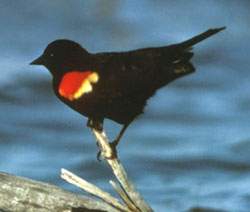
#> input picture tests/Redwingblackbird1.jpeg, 250 x 212 px
$ python asciifier.py tests/Redwingblackbird1.jpeg
#> lines starting #> are read from the running program, lines starting #| are printed output that depends on the picture
#> in main, image is the input picture: shape (212, 250, 3); mean R, G, B 93.3, 120.2, 133.8
"""
Converts images into their ASCII art representation, optionally with color,
using skimage for image processing and concurrent.futures for parallelization.
"""

import skimage as ski
import numpy.typing as npt
import numpy as np
import concurrent.futures
import argparse
from typing import Tuple, Optional, List, Dict, TextIO, Any

# Array of characters representing intensity levels for ASCII art.
LEVELS = np.array(list(""" .'`^",:;Il!i><~+_-?][}{1)(|\\/tfjrxnuvczXYUJCLQ0OZmwqpdbkhao*#MW&8%B@$"""))
# The total number of intensity levels available.
NUM_LEVELS = len(LEVELS)

def _process_row(gs_row: npt.NDArray[np.float64], rgb_row: Optional[npt.NDArray[np.uint8]]) -> str:
    """
    Processes a single row of image data into an ASCII string.

    Maps grayscale intensity values to ASCII characters from LEVELS.
    If RGB data is provided, it embeds ANSI color escape codes for each character.

    Args:
        gs_row: A 1D NumPy array representing a row of grayscale pixel intensities
                (typically float values between 0.0 and 1.0).
        rgb_row: An optional 1D NumPy array of shape (width, 3) representing
                 the RGB color values (0-255) for the corresponding row.
                 If None, only grayscale ASCII art is generated.

    Returns:
        A string representing the ASCII art for the input row, potentially
        including ANSI color codes.
    """
    # Map grayscale values (0-1) to indices in the LEVELS array
    indices: npt.NDArray[np.int_] = np.round(gs_row * NUM_LEVELS).astype(int) - 1
    # Clamp indices to be within the valid range for LEVELS
    indices = np.clip(indices, 0, NUM_LEVELS - 1)
    char_row: npt.NDArray[np.str_] = LEVELS[indices]

    # If color information is available, add ANSI escape codes
    if rgb_row is not None:
        # Create ANSI color escape sequences for each pixel
        ascii_color = np.array(
            [f"\x1b[38;2;{r};{g};{b}m" for (r, g, b) in rgb_row]
        )
        # Prepend color code to each character and append reset code
        line: npt.NDArray[np.str_] = np.add(ascii_color, char_row) + "\x1b[0m"
        char_row = line # type: ignore # Numpy string addition can be tricky for type checkers

    # Join the characters/colored characters into a single string line
    return "".join(char_row)

def convert(image: npt.NDArray[Any], output_file: str, out_dim: Tuple[int, int] = (256, 256)) -> None:
    """
    Converts an input image into ASCII art and saves it to a file.

    Resizes the image, converts it to grayscale (while potentially keeping
    color information), processes each row in parallel to generate ASCII characters
    (with optional color), and writes the resulting lines to the specified output file.

    Args:
        image: The input image as a NumPy array (can be grayscale or RGB).
               Expected dtypes are typically uint8 or float.
        output_file: The path to the file where the ASCII art will be saved.
        out_dim: A tuple (height, width) specifying the desired dimensions
                 of the output ASCII art in characters. Defaults to (256, 256).
    """
#> called with output_file = 'output.txt', out_dim = (256, 256)
    # Resize image to the target dimensions for ASCII art representation
    # Anti-aliasing helps preserve features during downscaling.
    block_image: npt.NDArray[Any] = ski.transform.resize(image, out_dim, anti_aliasing=True)
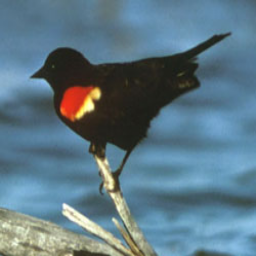
#> block_image: shape (256, 256, 3) float64; mean R, G, B 0.366, 0.471, 0.525

    gs_image: Optional[npt.NDArray[np.float64]] = None
    rgb_image: Optional[npt.NDArray[np.uint8]] = None

    # Check if the image has color channels
    if len(block_image.shape) > 2 and block_image.shape[2] >= 3:
        # Convert to grayscale for intensity mapping
        gs_image = ski.color.rgb2gray(block_image)
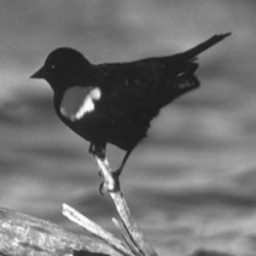
#> gs_image: shape (256, 256) float64; min 0.105, max 0.996, mean 0.453
        # Keep RGB data (converted to 0-255 range) for color output
        # Ensure we handle potential alpha channels by slicing
        rgb_image = ski.util.img_as_ubyte(block_image[:, :, :3])
    else:
        # Image is already grayscale
        gs_image = block_image
        # Ensure gs_image is float if it came in as int
        if not np.issubdtype(gs_image.dtype, np.floating):
             gs_image = ski.util.img_as_float(gs_image)

    h: int = block_image.shape[0] # Height of the resized image (number of rows)
#> h = 256

    # Pre-allocate list to store the resulting ASCII lines
    lines: List[Optional[str]] = [None] * h

    # Use a process pool to parallelize the processing of each row
    with concurrent.futures.ProcessPoolExecutor() as executor:
        # Submit each row to be processed by _process_row
        future_to_row: Dict[concurrent.futures.Future[str], int] = {
            executor.submit(_process_row, gs_image[i], rgb_image[i] if rgb_image is not None else None): i
            for i in range(h)
        }
#> future_to_row = 256 items

        # Collect results as they complete
        for future in concurrent.futures.as_completed(future_to_row):
            row_index: int = future_to_row[future]
            try:
                # Store the completed ASCII line in the correct position
                lines[row_index] = future.result()
            except Exception as exc:
                print(f'Row {row_index} generated an exception: {exc}')
                lines[row_index] = f"Error processing row {row_index}" # Placeholder for error
#> this loop made 256 passes
#> row_index on passes 1 to 3: 42, 244, 180
#| Row 42 generated an exception: ufunc 'add' did not contain a loop with signature matching types (dtype('<U19'), dtype('<U1')) -> None
#| Row 244 generated an exception: ufunc 'add' did not contain a loop with signature matching types (dtype('<U19'), dtype('<U1')) -> None
#| Row 180 generated an exception: ufunc 'add' did not contain a loop with signature matching types (dtype('<U19'), dtype('<U1')) -> None
#| Row 95 generated an exception: ufunc 'add' did not contain a loop with signature matching types (dtype('<U19'), dtype('<U1')) -> None
#| Row 233 generated an exception: ufunc 'add' did not contain a loop with signature matching types (dtype('<U19'), dtype('<U1')) -> None
#| Row 148 generated an exception: ufunc 'add' did not contain a loop with signature matching types (dtype('<U18'), dtype('<U1')) -> None
#| Row 63 generated an exception: ufunc 'add' did not contain a loop with signature matching types (dtype('<U19'), dtype('<U1')) -> None
#| Row 19 generated an exception: ufunc 'add' did not contain a loop with signature matching types (dtype('<U19'), dtype('<U1')) -> None
#> (further printed lines are left out)
#> after the loop, lines = 256 items, first 6: 'Error processing row 0', 'Error processing row 1', 'Error processing row 2', 'Error processing row 3', 'Error processing row 4', 'Error processing row 5'

    # Write the generated ASCII lines to the output file
    with open(output_file, 'w', encoding='utf-8') as f:
        for line in lines:
            f.write(f"{line}\n")
#> this loop made 256 passes
#> line on passes 1 to 3: 'Error processing row 0', 'Error processing row 1', 'Error processing row 2'

def main():
    # --- Command Line Argument Parsing ---
    parser: argparse.ArgumentParser = argparse.ArgumentParser(
        prog="Asciifier",
        description="Converts images into their ASCII art representation",
    )

    parser.add_argument(
        "filename",
        type=str,
        help="Image file to convert (e.g., image.png, photo.jpg)"
    )

    parser.add_argument(
        "--output",
        "-o",
        help="Output file name for the ASCII art. Default: output.txt",
        default="output.txt",
        required=False,
        type=str
    )

    # Note: The original code used type=bool and action=BooleanOptionalAction.
    # BooleanOptionalAction is generally preferred as it creates --grayscale/--no-grayscale flags.
    # Keeping original logic here. If grayscale is True, color is disabled later.
    parser.add_argument(
        "--grayscale",
        "-gs",
        help="Force the output ASCII art to be grayscale (no color codes).",
        default=False, # Default is color if available
        required=False,
        action=argparse.BooleanOptionalAction # Creates --grayscale / --no-grayscale
    )

    parser.add_argument(
        "--shape",
        help="Output dimensions (height width) in characters. Default: 256 256",
        type=int,
        nargs=2,
        required=False,
        metavar=('HEIGHT', 'WIDTH'),
        default=(256, 256)
    )

    args: argparse.Namespace = parser.parse_args()

    # --- Image Loading and Conversion ---
    try:
        # Load the image using skimage
        image: npt.NDArray[Any] = ski.io.imread(args.filename)

        # If grayscale flag is set and image is color, convert it to grayscale *before* processing
        if args.grayscale and image.ndim > 2:
            image = ski.color.rgb2gray(image)

        # Perform the conversion
        convert(image, output_file=args.output, out_dim=args.shape)
        print(f"ASCII art saved to: {args.output}")

    except FileNotFoundError:
        print(f"Error: Input file not found at '{args.filename}'")
    except Exception as e:
        print("An unexpected error occurred:")
        print(e)

if __name__ == "__main__":
    main()
